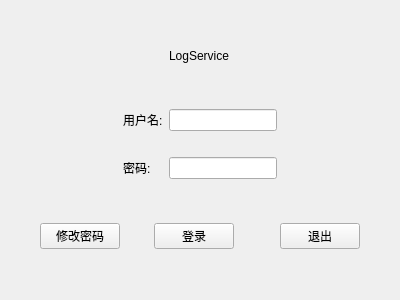
<?xml version="1.0" encoding="UTF-8"?>
<ui version="4.0">
 <class>login</class>
 <widget class="QWidget" name="login">
  <property name="geometry">
   <rect>
    <x>0</x>
    <y>0</y>
    <width>400</width>
    <height>300</height>
   </rect>
  </property>
  <property name="minimumSize">
   <size>
    <width>400</width>
    <height>300</height>
   </size>
  </property>
  <property name="maximumSize">
   <size>
    <width>400</width>
    <height>300</height>
   </size>
  </property>
  <property name="windowTitle">
   <string>登录</string>
  </property>
  <layout class="QVBoxLayout" name="verticalLayout">
   <item>
    <widget class="QWidget" name="widget" native="true">
     <property name="sizePolicy">
      <sizepolicy hsizetype="Preferred" vsizetype="Fixed">
       <horstretch>0</horstretch>
       <verstretch>0</verstretch>
      </sizepolicy>
     </property>
     <layout class="QGridLayout" name="gridLayout_2">
      <property name="leftMargin">
       <number>0</number>
      </property>
      <property name="topMargin">
       <number>0</number>
      </property>
      <property name="rightMargin">
       <number>0</number>
      </property>
      <property name="bottomMargin">
       <number>0</number>
      </property>
      <item row="0" column="0">
       <spacer name="horizontalSpacer_4">
        <property name="orientation">
         <enum>Qt::Horizontal</enum>
        </property>
        <property name="sizeHint" stdset="0">
         <size>
          <width>40</width>
          <height>20</height>
         </size>
        </property>
       </spacer>
      </item>
      <item row="0" column="2">
       <spacer name="horizontalSpacer_5">
        <property name="orientation">
         <enum>Qt::Horizontal</enum>
        </property>
        <property name="sizeHint" stdset="0">
         <size>
          <width>40</width>
          <height>20</height>
         </size>
        </property>
       </spacer>
      </item>
      <item row="0" column="1">
       <layout class="QGridLayout" name="gridLayout">
        <item row="2" column="1">
         <widget class="QLineEdit" name="userName"/>
        </item>
        <item row="0" column="1">
         <widget class="QLabel" name="label_3">
          <property name="styleSheet">
           <string notr="true">font: 24pt &quot;Arial&quot;;</string>
          </property>
          <property name="text">
           <string>LogService    </string>
          </property>
         </widget>
        </item>
        <item row="1" column="1">
         <spacer name="verticalSpacer_2">
          <property name="orientation">
           <enum>Qt::Vertical</enum>
          </property>
          <property name="sizeHint" stdset="0">
           <size>
            <width>20</width>
            <height>40</height>
           </size>
          </property>
         </spacer>
        </item>
        <item row="4" column="1">
         <widget class="QLineEdit" name="password">
          <property name="echoMode">
           <enum>QLineEdit::Password</enum>
          </property>
         </widget>
        </item>
        <item row="3" column="0">
         <spacer name="verticalSpacer">
          <property name="orientation">
           <enum>Qt::Vertical</enum>
          </property>
          <property name="sizeHint" stdset="0">
           <size>
            <width>20</width>
            <height>20</height>
           </size>
          </property>
         </spacer>
        </item>
        <item row="4" column="0">
         <widget class="QLabel" name="label_2">
          <property name="text">
           <string>密码:</string>
          </property>
         </widget>
        </item>
        <item row="2" column="0">
         <widget class="QLabel" name="label">
          <property name="text">
           <string>用户名:</string>
          </property>
         </widget>
        </item>
       </layout>
      </item>
     </layout>
    </widget>
   </item>
   <item>
    <widget class="QWidget" name="widget_3" native="true">
     <property name="sizePolicy">
      <sizepolicy hsizetype="Preferred" vsizetype="Fixed">
       <horstretch>0</horstretch>
       <verstretch>0</verstretch>
      </sizepolicy>
     </property>
     <layout class="QHBoxLayout" name="horizontalLayout_3">
      <property name="leftMargin">
       <number>0</number>
      </property>
      <property name="topMargin">
       <number>0</number>
      </property>
      <property name="rightMargin">
       <number>0</number>
      </property>
      <property name="bottomMargin">
       <number>0</number>
      </property>
      <item>
       <spacer name="horizontalSpacer">
        <property name="orientation">
         <enum>Qt::Horizontal</enum>
        </property>
        <property name="sizeHint" stdset="0">
         <size>
          <width>40</width>
          <height>20</height>
         </size>
        </property>
       </spacer>
      </item>
      <item>
       <widget class="QPushButton" name="changePassword">
        <property name="text">
         <string>修改密码</string>
        </property>
       </widget>
      </item>
      <item>
       <spacer name="horizontalSpacer_6">
        <property name="orientation">
         <enum>Qt::Horizontal</enum>
        </property>
        <property name="sizeHint" stdset="0">
         <size>
          <width>40</width>
          <height>20</height>
         </size>
        </property>
       </spacer>
      </item>
      <item>
       <widget class="QPushButton" name="loginButton">
        <property name="text">
         <string>登录</string>
        </property>
       </widget>
      </item>
      <item>
       <spacer name="horizontalSpacer_3">
        <property name="orientation">
         <enum>Qt::Horizontal</enum>
        </property>
        <property name="sizeType">
         <enum>QSizePolicy::Fixed</enum>
        </property>
        <property name="sizeHint" stdset="0">
         <size>
          <width>40</width>
          <height>20</height>
         </size>
        </property>
       </spacer>
      </item>
      <item>
       <widget class="QPushButton" name="cancelButton">
        <property name="text">
         <string>退出</string>
        </property>
       </widget>
      </item>
      <item>
       <spacer name="horizontalSpacer_2">
        <property name="orientation">
         <enum>Qt::Horizontal</enum>
        </property>
        <property name="sizeHint" stdset="0">
         <size>
          <width>40</width>
          <height>20</height>
         </size>
        </property>
       </spacer>
      </item>
     </layout>
    </widget>
   </item>
  </layout>
 </widget>
 <resources/>
 <connections/>
</ui>
